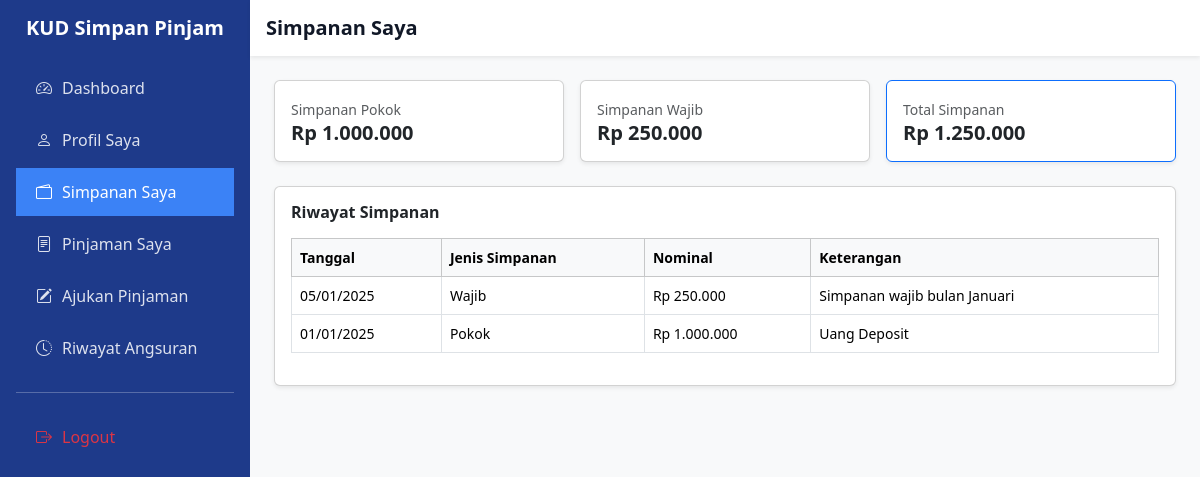
The page /anggota/simpanan.php (signed in) on the database its author committed.
### tables this page shows
CREATE TABLE `simpanan` (
  `id_simpanan` int NOT NULL,
  `id_anggota` int NOT NULL,
  `tanggal` date NOT NULL,
  `jenis_simpanan` enum('pokok','wajib') NOT NULL,
  `jumlah` decimal(15,2) NOT NULL,
  `keterangan` varchar(255) DEFAULT NULL,
  `created_at` timestamp NULL DEFAULT CURRENT_TIMESTAMP
);

### anggota/helpers/simpanan_data.php (called while the page is built, shortened)
<?php
$qAnggota = mysqli_query($conn, "
    SELECT id_anggota
    FROM anggota
    WHERE id_user = '$id_user'
");
$dataAnggota = mysqli_fetch_assoc($qAnggota);
$id_anggota  = $dataAnggota['id_anggota'] ?? 0;
$qTotal = mysqli_query($conn, "
    SELECT
        SUM(CASE WHEN jenis_simpanan = 'pokok' THEN jumlah ELSE 0 END) AS total_pokok,
        SUM(CASE WHEN jenis_simpanan = 'wajib' THEN jumlah ELSE 0 END) AS total_wajib
    FROM simpanan
    WHERE id_anggota = '$id_anggota'
");
$dataTotal = mysqli_fetch_assoc($qTotal);
$totalPokok = $dataTotal['total_pokok'] ?? 0;
$totalWajib = $dataTotal['total_wajib'] ?? 0;
$totalSimpanan = $totalPokok + $totalWajib;
$qRiwayat = mysqli_query($conn, "
    SELECT
        tanggal,
        jenis_simpanan,
        jumlah,
        keterangan
    FROM simpanan
    WHERE id_anggota = '$id_anggota'
    ORDER BY tanggal DESC
");

### anggota/simpanan.php (the view, shortened to what this page needs)
<?php
require_once '../config/database.php';
$id_user = $_SESSION['id_user'];
require_once 'helpers/simpanan_data.php';
?>
<!DOCTYPE html>
<html lang="id">
<head>
<link href="https://cdn.jsdelivr.net/npm/bootstrap@5.3.3/dist/css/bootstrap.min.css" rel="stylesheet">
<link href="https://cdn.jsdelivr.net/npm/bootstrap-icons/font/bootstrap-icons.css" rel="stylesheet">
<link rel="stylesheet" href="../assets/style.css">
</head>
<body>
<div class="d-flex min-vh-100">
<aside class="sidebar p-3">
  <h5 class="fw-bold text-center mb-4">KUD Simpan Pinjam</h5>
  <ul class="nav flex-column gap-1">
    <li class="nav-item">
      <a class="nav-link" href="dashboard.php">
        <i class="bi bi-speedometer2"></i> Dashboard
      </a>
    </li>
    <li class="nav-item">
      <a class="nav-link" href="profil.php">
        <i class="bi bi-person"></i> Profil Saya
      </a>
    </li>
    <li class="nav-item">
      <a class="nav-link active" href="simpanan.php">
        <i class="bi bi-wallet2"></i> Simpanan Saya
      </a>
    </li>
    <li class="nav-item">
      <a class="nav-link" href="pinjaman.php">
        <i class="bi bi-file-text"></i> Pinjaman Saya
      </a>
    </li>
    <li class="nav-item">
      <a class="nav-link" href="ajukan_pinjaman.php">
        <i class="bi bi-pencil-square"></i> Ajukan Pinjaman
      </a>
    </li>
    <li class="nav-item">
      <a class="nav-link" href="angsuran.php">
        <i class="bi bi-clock-history"></i> Riwayat Angsuran
      </a>
    </li>
    <hr>
    <li class="nav-item">
      <a class="nav-link text-danger" href="../auth/logout.php">
        <i class="bi bi-box-arrow-right"></i> Logout
      </a>
    </li>
  </ul>
</aside>
<main class="flex-fill bg-light">
  <div class="p-3 bg-white shadow-sm">
    <h5 class="fw-semibold mb-0">Simpanan Saya</h5>
  </div>
  <div class="container-fluid p-4">
    <div class="row g-3 mb-4">
      <div class="col-md-4">
        <div class="card shadow-sm">
          <div class="card-body">
            <small class="text-muted">Simpanan Pokok</small>
            <h5 class="fw-bold mb-0">
              Rp <?= number_format($totalPokok, 0, ',', '.') ?>
            </h5>
          </div>
        </div>
      </div>
      <div class="col-md-4">
        <div class="card shadow-sm">
          <div class="card-body">
            <small class="text-muted">Simpanan Wajib</small>
            <h5 class="fw-bold mb-0">
              Rp <?= number_format($totalWajib, 0, ',', '.') ?>
            </h5>
          </div>
        </div>
      </div>
      <div class="col-md-4">
        <div class="card shadow-sm border-primary">
          <div class="card-body">
            <small class="text-muted">Total Simpanan</small>
            <h5 class="fw-bold mb-0">
              Rp <?= number_format($totalSimpanan, 0, ',', '.') ?>
            </h5>
          </div>
        </div>
      </div>
    </div>
    <div class="card shadow-sm">
      <div class="card-body">
        <h6 class="fw-semibold mb-3">Riwayat Simpanan</h6>
        <div class="table-responsive">
          <table class="table table-bordered align-middle">
            <thead class="table-light">
              <tr>
                <th>Tanggal</th>
                <th>Jenis Simpanan</th>
                <th>Nominal</th>
                <th>Keterangan</th>
              </tr>
            </thead>
            <tbody>
              <?php if (mysqli_num_rows($qRiwayat) > 0): ?>
                <?php while ($row = mysqli_fetch_assoc($qRiwayat)): ?>
                <tr>
                  <td><?= date('d/m/Y', strtotime($row['tanggal'])) ?></td>
                  <td><?= ucfirst($row['jenis_simpanan']) ?></td>
                  <td>Rp <?= number_format($row['jumlah'], 0, ',', '.') ?></td>
                  <td><?= htmlspecialchars($row['keterangan'] ?? '-') ?></td>
                </tr>
                <?php endwhile; ?>
              <?php endif; ?>
            </tbody>
          </table>
        </div>
      </div>
    </div>
  </div>
</main>
</div>
</body>
</html>

### assets/style.css (style rules this page uses)
:root { --primary-blue: #1E3A8A; --secondary-blue: #3B82F6; --background-light: #F3F4F6; --card-white: #FFFFFF; --card-border: #E5E7EB; --success-green: #16A34A; --text-dark: #111827; --text-muted: #6B7280; }
* { margin: 0; padding: 0; box-sizing: border-box; }
body { font-family: system-ui, -apple-system, "Segoe UI", Roboto, Arial, sans-serif; background-color: var(--background-light); color: var(--text-dark); }
a { text-decoration: none; color: inherit; }
.sidebar { width: 250px; min-height: 100vh; background-color: var(--primary-blue); color: #fff; }
.sidebar .nav-link { color: rgba(255, 255, 255, 0.85); padding: 12px 20px; display: flex; align-items: center; gap: 10px; }
.sidebar .nav-link.active { background-color: var(--secondary-blue); color: #fff; font-weight: 500; }
.table thead { background-color: #F9FAFB; }
.table th { font-weight: 600; font-size: 14px; }
.table td { font-size: 14px; }

### rows shown on the page
simpanan: tanggal "05/01/2025", jenis_simpanan "Wajib", jumlah "250.000", keterangan "Simpanan wajib bulan Januari"
simpanan: tanggal "01/01/2025", jenis_simpanan "Pokok", jumlah "1.000.000", keterangan "Uang Deposit"

### other values the page prints
$totalPokok "1.000.000"
$totalWajib "250.000"
$totalSimpanan "1.250.000"
